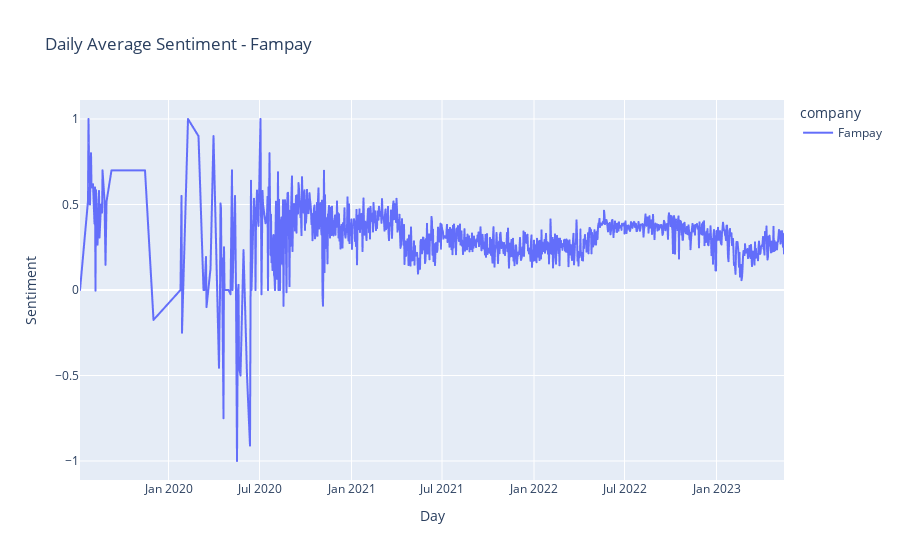
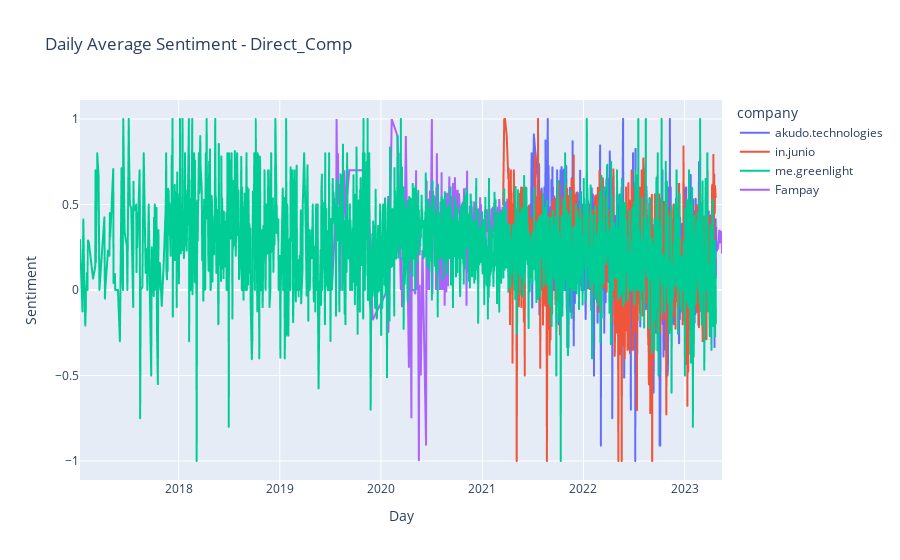
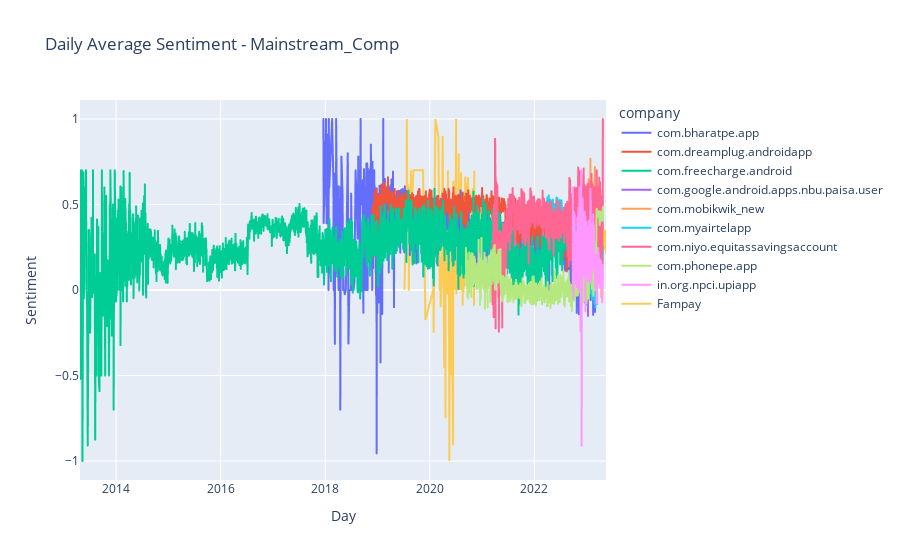
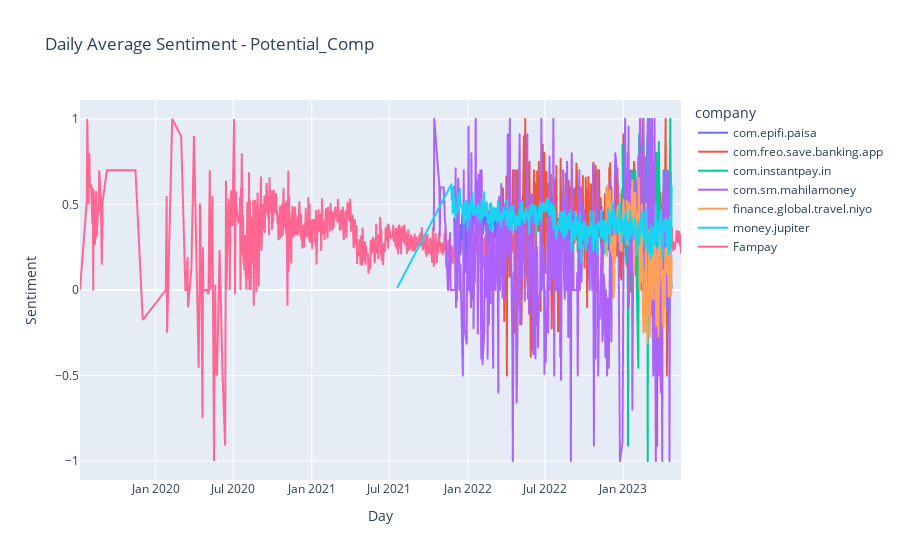

The code cell stored with these charts, in order, in its notebook:
### Code cell
def plot_time_series(df, comp_type):
    if 'sentiment' not in df.columns:
        print(f"Sentiment column not found in DataFrame for {comp_type}")
        return

    df['at'] = pd.to_datetime(df['at'])
    df['day'] = df['at'].dt.date
    daily_sentiment = df.groupby(['company', 'day'])['sentiment'].mean().reset_index()

    fig = px.line(data_frame=daily_sentiment, x='day', y='sentiment', color='company',
                  title=f"Daily Average Sentiment - {comp_type}")

    # Add Fampay line to all company types except for Fampay itself
    if comp_type != 'Fampay':
        fampay_df['at'] = pd.to_datetime(fampay_df['at'])
        fampay_df['day'] = fampay_df['at'].dt.date
        daily_sentiment_fampay = fampay_df.groupby('day')['sentiment'].mean().reset_index()
        fig.add_trace(go.Scatter(x=daily_sentiment_fampay['day'], y=daily_sentiment_fampay['sentiment'],
                                 name='Fampay', mode='lines'))

    fig.update_xaxes(title_text='Day')
    fig.update_yaxes(title_text='Sentiment')

    # Save the plot as an HTML file
    filename = f"{comp_type}_sentiment.html"
    pio.write_html(fig, file=filename, auto_open=False)

    print(f"Plot saved as {filename}")
    fig.show()

for df, comp_type in zip(dfs, ['Fampay', 'Direct_Comp', 'Mainstream_Comp', 'Potential_Comp']):
    plot_time_series(df, comp_type)

### Figure 1 — Plotly figure (JSON) as saved in the notebook; plotly's stock layout.template omitted (floating-point values rounded to 4 significant figures; data arrays with more than 128 entries replaced by an {"elided": "..."} marker saying what was removed)
{"data": [{"hovertemplate": "company=Fampay<br>day=%{x}<br>sentiment=%{y}<extra></extra>", "legendgroup": "Fampay", "line": {"color": "#636efa", "dash": "solid"}, "marker": {"symbol": "circle"}, "mode": "lines", "name": "Fampay", "showlegend": true, "type": "scattergl", "x": {"elided": "1112 str values"}, "xaxis": "x", "y": {"elided": "1112 float values"}, "yaxis": "y"}], "layout": {"legend": {"title": {"text": "company"}, "tracegroupgap": 0}, "title": {"text": "Daily Average Sentiment - Fampay"}, "xaxis": {"anchor": "y", "domain": [0, 1], "title": {"text": "Day"}}, "yaxis": {"anchor": "x", "domain": [0, 1], "title": {"text": "Sentiment"}}}}

### Figure 2 — Plotly figure (JSON) as saved in the notebook; plotly's stock layout.template omitted (floating-point values rounded to 4 significant figures; data arrays with more than 128 entries replaced by an {"elided": "..."} marker saying what was removed)
{"data": [{"hovertemplate": "company=akudo.technologies<br>day=%{x}<br>sentiment=%{y}<extra></extra>", "legendgroup": "akudo.technologies", "line": {"color": "#636efa", "dash": "solid"}, "marker": {"symbol": "circle"}, "mode": "lines", "name": "akudo.technologies", "showlegend": true, "type": "scattergl", "x": {"elided": "636 str values"}, "xaxis": "x", "y": {"elided": "636 float values"}, "yaxis": "y"}, {"hovertemplate": "company=in.junio<br>day=%{x}<br>sentiment=%{y}<extra></extra>", "legendgroup": "in.junio", "line": {"color": "#EF553B", "dash": "solid"}, "marker": {"symbol": "circle"}, "mode": "lines", "name": "in.junio", "showlegend": true, "type": "scattergl", "x": {"elided": "731 str values"}, "xaxis": "x", "y": {"elided": "731 float values"}, "yaxis": "y"}, {"hovertemplate": "company=me.greenlight<br>day=%{x}<br>sentiment=%{y}<extra></extra>", "legendgroup": "me.greenlight", "line": {"color": "#00cc96", "dash": "solid"}, "marker": {"symbol": "circle"}, "mode": "lines", "name": "me.greenlight", "showlegend": true, "type": "scattergl", "x": {"elided": "1827 str values"}, "xaxis": "x", "y": {"elided": "1827 float values"}, "yaxis": "y"}, {"mode": "lines", "name": "Fampay", "type": "scatter", "x": {"elided": "1112 str values"}, "y": {"elided": "1112 float values"}}], "layout": {"legend": {"title": {"text": "company"}, "tracegroupgap": 0}, "title": {"text": "Daily Average Sentiment - Direct_Comp"}, "xaxis": {"anchor": "y", "domain": [0, 1], "title": {"text": "Day"}}, "yaxis": {"anchor": "x", "domain": [0, 1], "title": {"text": "Sentiment"}}}}

### Figure 3 — Plotly figure (JSON) as saved in the notebook; plotly's stock layout.template omitted (floating-point values rounded to 4 significant figures; data arrays with more than 128 entries replaced by an {"elided": "..."} marker saying what was removed)
{"data": [{"hovertemplate": "company=com.bharatpe.app<br>day=%{x}<br>sentiment=%{y}<extra></extra>", "legendgroup": "com.bharatpe.app", "line": {"color": "#636efa", "dash": "solid"}, "marker": {"symbol": "circle"}, "mode": "lines", "name": "com.bharatpe.app", "showlegend": true, "type": "scattergl", "x": {"elided": "1735 str values"}, "xaxis": "x", "y": {"elided": "1735 float values"}, "yaxis": "y"}, {"hovertemplate": "company=com.dreamplug.androidapp<br>day=%{x}<br>sentiment=%{y}<extra></extra>", "legendgroup": "com.dreamplug.androidapp", "line": {"color": "#EF553B", "dash": "solid"}, "marker": {"symbol": "circle"}, "mode": "lines", "name": "com.dreamplug.androidapp", "showlegend": true, "type": "scattergl", "x": {"elided": "1611 str values"}, "xaxis": "x", "y": {"elided": "1611 float values"}, "yaxis": "y"}, {"hovertemplate": "company=com.freecharge.android<br>day=%{x}<br>sentiment=%{y}<extra></extra>", "legendgroup": "com.freecharge.android", "line": {"color": "#00cc96", "dash": "solid"}, "marker": {"symbol": "circle"}, "mode": "lines", "name": "com.freecharge.android", "showlegend": true, "type": "scattergl", "x": {"elided": "3504 str values"}, "xaxis": "x", "y": {"elided": "3504 float values"}, "yaxis": "y"}, {"hovertemplate": "company=com.google.android.apps.nbu.paisa.user<br>day=%{x}<br>sentiment=%{y}<extra></extra>", "legendgroup": "com.google.android.apps.nbu.paisa.user", "line": {"color": "#ab63fa", "dash": "solid"}, "marker": {"symbol": "circle"}, "mode": "lines", "name": "com.google.android.apps.nbu.paisa.user", "showlegend": true, "type": "scattergl", "x": {"elided": "151 str values"}, "xaxis": "x", "y": {"elided": "151 float values"}, "yaxis": "y"}, {"hovertemplate": "company=com.mobikwik_new<br>day=%{x}<br>sentiment=%{y}<extra></extra>", "legendgroup": "com.mobikwik_new", "line": {"color": "#FFA15A", "dash": "solid"}, "marker": {"symbol": "circle"}, "mode": "lines", "name": "com.mobikwik_new", "showlegend": true, "type": "scattergl", "x": ["2023-01-14", "2023-01-15", "2023-01-16", "2023-01-17", "2023-01-18", "2023-01-19", "2023-01-20", "2023-01-21", "2023-01-22", "2023-01-23", "2023-01-24", "2023-01-25", "2023-01-26", "2023-01-27", "2023-01-28", "2023-01-29", "2023-01-30", "2023-01-31", "2023-02-01", "2023-02-02", "2023-02-03", "2023-02-04", "2023-02-05", "2023-02-06", "2023-02-07", "2023-02-08", "2023-02-09", "2023-02-10", "2023-02-11", "2023-02-12", "2023-02-13", "2023-02-14", "2023-02-15", "2023-02-16", "2023-02-17", "2023-02-18", "2023-02-19", "2023-02-20", "2023-02-21", "2023-02-22", "2023-02-23", "2023-02-24", "2023-02-25", "2023-02-26", "2023-02-27", "2023-02-28", "2023-03-01", "2023-03-02", "2023-03-03", "2023-03-04", "2023-03-05", "2023-03-06", "2023-03-07", "2023-03-08", "2023-03-09", "2023-03-10", "2023-03-11", "2023-03-12", "2023-03-13", "2023-03-14", "2023-03-15", "2023-03-16", "2023-03-17", "2023-03-18", "2023-03-19", "2023-03-20", "2023-03-21", "2023-03-22", "2023-03-23", "2023-03-24", "2023-03-25", "2023-03-26", "2023-03-27", "2023-03-28", "2023-03-29", "2023-03-30", "2023-03-31", "2023-04-01", "2023-04-02", "2023-04-03", "2023-04-04", "2023-04-05", "2023-04-06", "2023-04-07", "2023-04-08", "2023-04-09", "2023-04-10", "2023-04-11", "2023-04-12", "2023-04-13", "2023-04-14", "2023-04-15", "2023-04-16", "2023-04-17", "2023-04-18", "2023-04-19", "2023-04-20", "2023-04-21", "2023-04-22", "2023-04-23", "2023-04-24"], "xaxis": "x", "y": [0.6482, 0.5231, 0.5976, 0.5485, 0.5174, 0.52, 0.4243, 0.6487, 0.6315, 0.5109, 0.5039, 0.56, 0.5476, 0.7672, 0.5073, 0.5658, 0.4734, 0.5399, 0.4725, 0.5491, 0.5021, 0.5667, 0.5089, 0.5326, 0.5406, 0.4975, 0.6039, 0.4579, 0.5901, 0.4983, 0.5225, 0.5524, 0.5291, 0.4655, 0.5485, 0.5669, 0.5444, 0.6149, 0.4951, 0.5146, 0.6167, 0.6441, 0.565, 0.4532, 0.7194, 0.5905, 0.4825, 0.5493, 0.5584, 0.5151, 0.5212, 0.5704, 0.59, 0.5894, 0.5542, 0.4875, 0.524, 0.4978, 0.6253, 0.492, 0.4595, 0.5402, 0.442, 0.531, 0.4837, 0.47, 0.4111, 0.3994, 0.5977, 0.4437, 0.4715, 0.4484, 0.374, 0.4346, 0.524, 0.5272, 0.4521, 0.6093, 0.5149, 0.346, 0.4373, 0.3711, 0.414, 0.4699, 0.4174, 0.4575, 0.4242, 0.04828, 0.04785, 0.04383, -0.04054, 0.08107, 0.05085, 0.06512, 0.03136, 0.09772, 0.1303, -0.05312, 0.1878, 0.3775, 0.3153], "yaxis": "y"}, {"hovertemplate": "company=com.myairtelapp<br>day=%{x}<br>sentiment=%{y}<extra></extra>", "legendgroup": "com.myairtelapp", "line": {"color": "#19d3f3", "dash": "solid"}, "marker": {"symbol": "circle"}, "mode": "lines", "name": "com.myairtelapp", "showlegend": true, "type": "scattergl", "x": {"elided": "427 str values"}, "xaxis": "x", "y": {"elided": "427 float values"}, "yaxis": "y"}, {"hovertemplate": "company=com.niyo.equitassavingsaccount<br>day=%{x}<br>sentiment=%{y}<extra></extra>", "legendgroup": "com.niyo.equitassavingsaccount", "line": {"color": "#FF6692", "dash": "solid"}, "marker": {"symbol": "circle"}, "mode": "lines", "name": "com.niyo.equitassavingsaccount", "showlegend": true, "type": "scattergl", "x": {"elided": "768 str values"}, "xaxis": "x", "y": {"elided": "768 float values"}, "yaxis": "y"}, {"hovertemplate": "company=com.phonepe.app<br>day=%{x}<br>sentiment=%{y}<extra></extra>", "legendgroup": "com.phonepe.app", "line": {"color": "#B6E880", "dash": "solid"}, "marker": {"symbol": "circle"}, "mode": "lines", "name": "com.phonepe.app", "showlegend": true, "type": "scattergl", "x": {"elided": "957 str values"}, "xaxis": "x", "y": {"elided": "957 float values"}, "yaxis": "y"}, {"hovertemplate": "company=in.org.npci.upiapp<br>day=%{x}<br>sentiment=%{y}<extra></extra>", "legendgroup": "in.org.npci.upiapp", "line": {"color": "#FF97FF", "dash": "solid"}, "marker": {"symbol": "circle"}, "mode": "lines", "name": "in.org.npci.upiapp", "showlegend": true, "type": "scattergl", "x": {"elided": "211 str values"}, "xaxis": "x", "y": {"elided": "211 float values"}, "yaxis": "y"}, {"mode": "lines", "name": "Fampay", "type": "scatter", "x": {"elided": "1112 str values"}, "y": {"elided": "1112 float values"}}], "layout": {"legend": {"title": {"text": "company"}, "tracegroupgap": 0}, "title": {"text": "Daily Average Sentiment - Mainstream_Comp"}, "xaxis": {"anchor": "y", "domain": [0, 1], "title": {"text": "Day"}}, "yaxis": {"anchor": "x", "domain": [0, 1], "title": {"text": "Sentiment"}}}}

### Figure 4 — Plotly figure (JSON) as saved in the notebook; plotly's stock layout.template omitted (floating-point values rounded to 4 significant figures; data arrays with more than 128 entries replaced by an {"elided": "..."} marker saying what was removed)
{"data": [{"hovertemplate": "company=com.epifi.paisa<br>day=%{x}<br>sentiment=%{y}<extra></extra>", "legendgroup": "com.epifi.paisa", "line": {"color": "#636efa", "dash": "solid"}, "marker": {"symbol": "circle"}, "mode": "lines", "name": "com.epifi.paisa", "showlegend": true, "type": "scattergl", "x": {"elided": "511 str values"}, "xaxis": "x", "y": {"elided": "511 float values"}, "yaxis": "y"}, {"hovertemplate": "company=com.freo.save.banking.app<br>day=%{x}<br>sentiment=%{y}<extra></extra>", "legendgroup": "com.freo.save.banking.app", "line": {"color": "#EF553B", "dash": "solid"}, "marker": {"symbol": "circle"}, "mode": "lines", "name": "com.freo.save.banking.app", "showlegend": true, "type": "scattergl", "x": {"elided": "368 str values"}, "xaxis": "x", "y": {"elided": "368 float values"}, "yaxis": "y"}, {"hovertemplate": "company=com.instantpay.in<br>day=%{x}<br>sentiment=%{y}<extra></extra>", "legendgroup": "com.instantpay.in", "line": {"color": "#00cc96", "dash": "solid"}, "marker": {"symbol": "circle"}, "mode": "lines", "name": "com.instantpay.in", "showlegend": true, "type": "scattergl", "x": ["2022-12-30", "2022-12-31", "2023-01-01", "2023-01-02", "2023-01-03", "2023-01-04", "2023-01-05", "2023-01-06", "2023-01-07", "2023-01-08", "2023-01-09", "2023-01-10", "2023-01-11", "2023-01-12", "2023-01-13", "2023-01-14", "2023-01-15", "2023-01-17", "2023-01-18", "2023-01-19", "2023-01-20", "2023-01-21", "2023-01-22", "2023-01-23", "2023-01-24", "2023-01-25", "2023-01-26", "2023-01-27", "2023-01-28", "2023-01-29", "2023-01-30", "2023-02-05", "2023-02-06", "2023-02-07", "2023-02-08", "2023-02-09", "2023-02-10", "2023-02-11", "2023-02-12", "2023-02-17", "2023-02-18", "2023-02-19", "2023-02-21", "2023-02-22", "2023-02-23", "2023-02-24", "2023-02-25", "2023-02-26", "2023-02-27", "2023-02-28", "2023-03-02", "2023-03-12", "2023-03-13", "2023-03-14", "2023-03-15", "2023-03-16", "2023-03-18", "2023-03-19", "2023-03-21", "2023-03-22", "2023-03-23", "2023-03-24", "2023-03-25", "2023-03-27", "2023-03-28", "2023-04-03", "2023-04-04", "2023-04-06", "2023-04-09", "2023-04-14", "2023-04-16", "2023-04-17", "2023-04-21", "2023-04-22"], "xaxis": "x", "y": [0.85, 0.5485, 0.3147, 0.5328, 0.7558, 0.407, 0.2495, 0.4592, 0.2841, 0.1659, 0.3377, 0.2559, 0.62, -0.91, 0.3089, 0, 0, 0.4645, 0.16, 0.2514, 0.5333, 0.2473, 0.7, 0.7, 0.3926, 0.3844, 0.3947, 0.3235, 0.6217, 0.7, 0.35, -0.455, 0.7, 0.91, 0.6, 0.7, 0.5, 0.3333, 0.85, 0.8, 0, 0.3333, 0, 0.3333, 0.775, 0.3, 0.7, 0.91, -1, 1, 0.455, 0.2639, 0.6, 0.3417, 0.1, 0.5591, 0.805, 0.04833, -0.025, 0.4271, 0.7, 0, 0.8667, 0.5125, -0.01, 0.2725, 0, 0.6817, 0.7, 0.7, 0.65, -0.25, 1, 0.445], "yaxis": "y"}, {"hovertemplate": "company=com.sm.mahilamoney<br>day=%{x}<br>sentiment=%{y}<extra></extra>", "legendgroup": "com.sm.mahilamoney", "line": {"color": "#ab63fa", "dash": "solid"}, "marker": {"symbol": "circle"}, "mode": "lines", "name": "com.sm.mahilamoney", "showlegend": true, "type": "scattergl", "x": {"elided": "340 str values"}, "xaxis": "x", "y": {"elided": "340 float values"}, "yaxis": "y"}, {"hovertemplate": "company=finance.global.travel.niyo<br>day=%{x}<br>sentiment=%{y}<extra></extra>", "legendgroup": "finance.global.travel.niyo", "line": {"color": "#FFA15A", "dash": "solid"}, "marker": {"symbol": "circle"}, "mode": "lines", "name": "finance.global.travel.niyo", "showlegend": true, "type": "scattergl", "x": {"elided": "152 str values"}, "xaxis": "x", "y": {"elided": "152 float values"}, "yaxis": "y"}, {"hovertemplate": "company=money.jupiter<br>day=%{x}<br>sentiment=%{y}<extra></extra>", "legendgroup": "money.jupiter", "line": {"color": "#19d3f3", "dash": "solid"}, "marker": {"symbol": "circle"}, "mode": "lines", "name": "money.jupiter", "showlegend": true, "type": "scattergl", "x": {"elided": "518 str values"}, "xaxis": "x", "y": {"elided": "518 float values"}, "yaxis": "y"}, {"mode": "lines", "name": "Fampay", "type": "scatter", "x": {"elided": "1112 str values"}, "y": {"elided": "1112 float values"}}], "layout": {"legend": {"title": {"text": "company"}, "tracegroupgap": 0}, "title": {"text": "Daily Average Sentiment - Potential_Comp"}, "xaxis": {"anchor": "y", "domain": [0, 1], "title": {"text": "Day"}}, "yaxis": {"anchor": "x", "domain": [0, 1], "title": {"text": "Sentiment"}}}}
